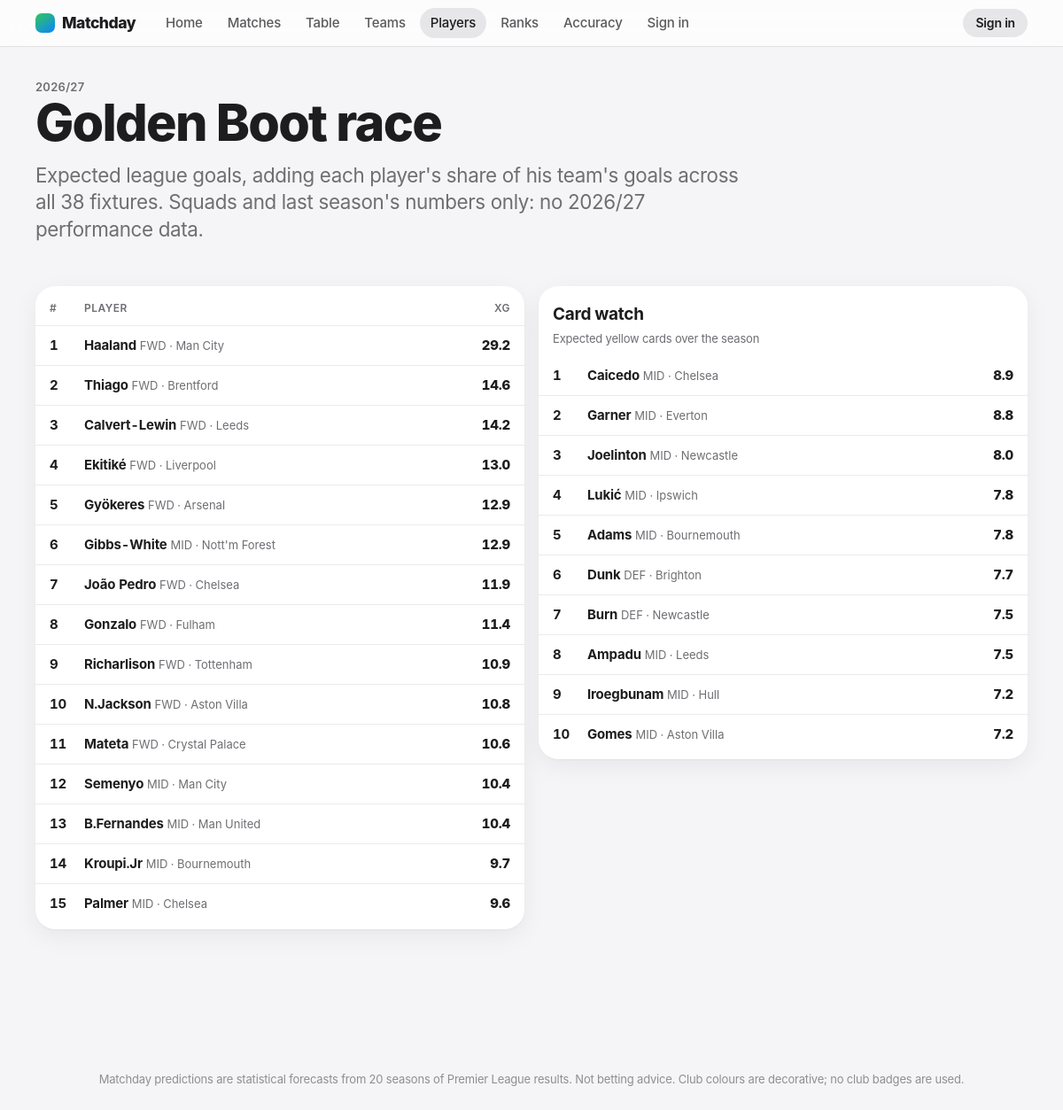
Screenshot of /players/ with the database file from the repository.
### predictor/models.py (models this page shows, shortened)
class Season(models.Model):
    start_year = models.IntegerField(unique=True)
    is_complete = models.BooleanField(default=False)
    class Meta:
        ordering = ["start_year"]
    @property
    def label(self):
        return f"{self.start_year}/{str(self.start_year + 1)[-2:]}"

class Team(models.Model):
    name = models.CharField(max_length=60, unique=True)  # football-data spelling
    short = models.CharField(max_length=4, blank=True)
    class Meta:
        ordering = ["name"]

### predictor/views.py (the view)
# urls.py: path("players/", views.players, name="players"),
def players(request):
    season = request.season
    if not season:
        return no_data(request)
    xg, book = {}, {}
    for pr in Prediction.objects.filter(match__season=season).select_related("match__home", "match__away"):
        for side, xgt, team in (("home", pr.xg_home, pr.match.home), ("away", pr.xg_away, pr.match.away)):
            for s in pr.detail["scorers"][side]:
                k = (s["name"], team.name)
                e = xg.setdefault(k, [0.0, s["pos"], 0.0])
                e[0] += xgt * s["share"]
                e[2] += s["p_anytime"]
            for c in pr.detail["cards"][side]:
                k = (c["name"], team.name)
                e = book.setdefault(k, [0.0, c["pos"]])
                e[0] += c["p_booked"]
    boot = sorted(([n, t, v[0], v[1], v[2]] for (n, t), v in xg.items()), key=lambda x: -x[2])[:15]
    cards = sorted(([n, t, v[0], v[1]] for (n, t), v in book.items()), key=lambda x: -x[2])[:10]
    return render(request, "predictor/players.html", {"boot": boot, "cards": cards})

### predictor/context.py (called while the page is built)
def site(request):
    can_studio = request.user.is_authenticated and (request.user.is_staff or not settings.DATA_STUDIO_STAFF_ONLY)
    return {"season": getattr(request, "season", None), "predicted_seasons": getattr(request, "predicted_seasons", []),
            "can_studio": can_studio}

### predictor/templatetags/mdy.py (called while the page is built)
@register.filter
def dec(v, n=1):
    try:
        return f"{float(v):.{int(n)}f}"
    except (TypeError, ValueError):
        return "–"

### predictor/templates/predictor/players.html (shortened to what this page needs)
{% extends "predictor/base.html" %}{% load mdy %}
{% block content %}
<section class="hero" style="padding-top:8px"><div class="eyebrow">{{ season.label }}</div><h1>Golden Boot race</h1>
<p class="lede">Expected league goals, adding each player's share of his team's goals across all 38 fixtures. Squads and last season's numbers only: no {{ season.label }} performance data.</p></section>
<section style="margin-top:24px"><div class="grid g2" style="align-items:start">
  <div class="card tblcard"><table class="tbl"><thead><tr><th>#</th><th>Player</th><th class="r">xG</th></tr></thead><tbody>
  {% for n, t, g, pos, any in boot %}<tr><td class="pos">{{ forloop.counter }}</td><td><b>{{ n }}</b> <span class="muted tiny">{{ pos }} · {{ t }}</span></td><td class="r pts">{{ g|dec }}</td></tr>{% endfor %}</tbody></table></div>
  <div class="card tblcard"><div style="padding:14px 16px 0"><h3>Card watch</h3><p class="note">Expected yellow cards over the season</p></div><table class="tbl"><tbody>
  {% for n, t, v, pos in cards %}<tr><td class="pos">{{ forloop.counter }}</td><td><b>{{ n }}</b> <span class="muted tiny">{{ pos }} · {{ t }}</span></td><td class="r pts">{{ v|dec:1 }}</td></tr>{% endfor %}</tbody></table></div>
</div></section>
{% endblock %}

### predictor/static/predictor/app.css (style rules this page uses)
:root { --bg: #f5f5f7; --surface: #ffffff; --surface-2: #fbfbfd; --fill: rgba(120,120,128,.16); --fill-2: rgba(120,120,128,.08); --text: #1d1d1f; --text-2: #6e6e73; --text-3: #8e8e93; --line: rgba(0,0,0,.08); --accent: #0071e3; --accent-2: #0a84ff; --accent-soft: rgba(0,113,227,.1); --home: #0a84ff; --away: #ff9f0a; --draw: #aeaeb2; --green: #30b350; --red: #ff3b30; --yellow: #ffcc00; --orange: #ff9500; --purple: #af52de; --material: rgba(255,255,255,.72); --material-thick: rgba(255,255,255,.86); --shadow: 0 1px 2px rgba(0,0,0,.04), 0 8px 28px rgba(0,0,0,.06); --shadow-lg: 0 24px 60px rgba(0,0,0,.18); --r: 22px; --r-sm: 14px; --gutter: 20px; --font: -apple-system, BlinkMacSystemFont, "SF Pro Display", "SF Pro Text", "Inter", "Helvetica Neue", system-ui, sans-serif; --mono: ui-monospace, "SF Mono", Menlo, monospace; color-scheme: light dark; }
* { box-sizing: border-box; -webkit-tap-highlight-color: transparent; }
html { -webkit-text-size-adjust: 100%; scroll-padding-top: 72px; }
body { margin: 0; background: var(--bg); color: var(--text); font: 400 17px/1.47 var(--font); letter-spacing: -.011em; -webkit-font-smoothing: antialiased; font-optical-sizing: auto; min-height: 100vh; padding-bottom: env(safe-area-inset-bottom); }
h1, h2, h3, h4 { margin: 0; font-weight: 700; }
h1 { font-size: clamp(2.2rem, 6vw, 3.6rem); line-height: 1.05; letter-spacing: -.03em; font-weight: 800; }
h3 { font-size: 1.1875rem; line-height: 1.25; letter-spacing: -.016em; font-weight: 650; }
p { margin: 0 0 .8em; }
.muted { color: var(--text-2); }
.tiny { font-size: .8125rem; letter-spacing: 0; }
.eyebrow { font-size: .8125rem; font-weight: 600; letter-spacing: .02em; text-transform: uppercase; color: var(--text-2); }
section { margin-top: 56px; }
section:first-child { margin-top: 0; }
.grid { display: grid; gap: 16px; }
.g2 { grid-template-columns: repeat(2, 1fr); }
.card { background: var(--surface); border-radius: var(--r); box-shadow: var(--shadow); padding: 22px; position: relative; }
.card h3 + p { margin-top: 6px; }
.hero { padding: 34px 0 6px; }
.hero p.lede { font-size: clamp(1.1rem, 2.4vw, 1.4rem); color: var(--text-2); max-width: 36em; margin-top: 14px; line-height: 1.38; letter-spacing: -.016em; }
.note { font-size: .8125rem; color: var(--text-2); line-height: 1.4; }
.tbl { width: 100%; border-collapse: collapse; font-size: .9375rem; }
.tbl th { text-align: left; font-size: .75rem; text-transform: uppercase; letter-spacing: .04em; color: var(--text-2); font-weight: 600; padding: 10px 10px; border-bottom: .5px solid var(--line); white-space: nowrap; }
.tbl td { padding: 11px 10px; border-bottom: .5px solid var(--line); font-variant-numeric: tabular-nums; vertical-align: middle; }
.tbl tr:last-child td { border-bottom: 0; }
.tbl .r { text-align: right; }
.tbl td:first-child, .tbl th:first-child { padding-left: 16px; }
.tbl td:last-child, .tbl th:last-child { padding-right: 16px; }
.tbl td.pos { width: 44px; font-weight: 700; }
.tblcard { padding: 6px 0; overflow: hidden; }
.pts { font-weight: 800; font-variant-numeric: tabular-nums; }

### rows the page displays
Season: label "2026/27"
Team: boot "Man City" "Man City"
Team: boot "Brentford"
Team: boot "Leeds", cards "Leeds"
Team: boot "Liverpool"
Team: boot "Arsenal"
Team: boot "Nott'm Forest"
Team: boot "Chelsea" "Chelsea", cards "Chelsea"
Team: boot "Fulham"
Team: boot "Tottenham"
Team: boot "Aston Villa", cards "Aston Villa"
Team: boot "Crystal Palace"
Team: boot "Man United"
Team: boot "Bournemouth", cards "Bournemouth"
Team: cards "Everton"
Team: cards "Newcastle" "Newcastle"
Team: cards "Ipswich"
Team: cards "Brighton"
Team: cards "Hull"

### other values shown
{{ n }} "Haaland" "Thiago" "Calvert-Lewin" "Ekitiké" "Gyökeres" "Gibbs-White" "João Pedro" "Gonzalo" "Richarlison" "N.Jackson" "Mateta" "Semenyo" "B.Fernandes" "Kroupi.Jr" "Palmer"
{{ pos }} "FWD" "FWD" "FWD" "FWD" "FWD" "MID" "FWD" "FWD" "FWD" "FWD" "FWD" "MID" "MID" "MID" "MID"
{{ g|dec }} "29.2" "14.6" "14.2" "13.0" "12.9" "12.9" "11.9" "11.4" "10.9" "10.8" "10.6" "10.4" "10.4" "9.7" "9.6"
{{ n }} "Caicedo" "Garner" "Joelinton" "Lukić" "Adams" "Dunk" "Burn" "Ampadu" "Iroegbunam" "Gomes"
{{ pos }} "MID" "MID" "MID" "MID" "MID" "DEF" "DEF" "MID" "MID" "MID"
{{ v|dec:1 }} "8.9" "8.8" "8.0" "7.8" "7.8" "7.7" "7.5" "7.5" "7.2" "7.2"
